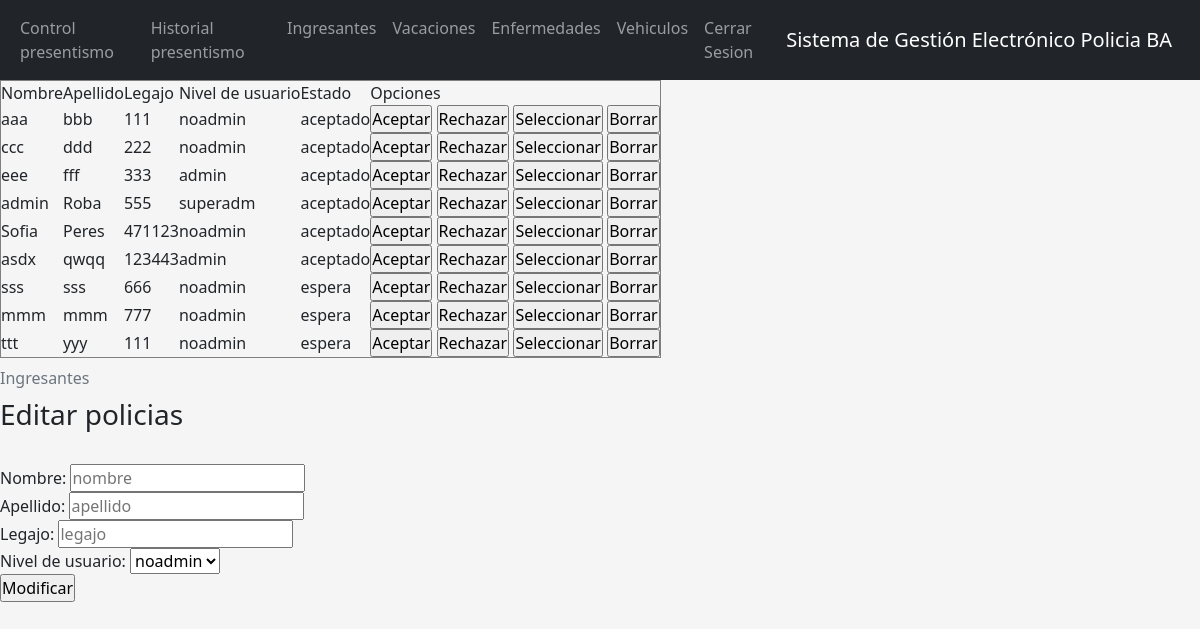
The app's page /administradores/ingresantes.php (signed in) with its own data.
### tables this page shows
CREATE TABLE `policias` (
  `policia_id` int(11) NOT NULL,
  `nombre` varchar(50) NOT NULL,
  `apellido` varchar(50) NOT NULL,
  `legajo` int(10) NOT NULL,
  `nivel_usuario` varchar(10) NOT NULL,
  `estado` varchar(10) NOT NULL,
  `servicio` varchar(10) DEFAULT NULL,
  `años_servicio` int(5) DEFAULT NULL,
  `dias_vacaciones` int(5) DEFAULT NULL
);

### administradores/ingresantes.php (the view, shortened to what this page needs)
<?php
    include("../conexion.php");
    $sql="SELECT * FROM policias WHERE estado <>'borrado'";
    $rta= mysqli_query($conexion,$sql) or
    die("Problemas en el select:".mysqli_error($conexion));
    $id = (isset($_REQUEST['id']))?$_REQUEST['id'] : "";
    $nombre= (isset($_REQUEST['nombre']))?$_REQUEST['nombre']:"";
    $apellido= (isset($_REQUEST['apellido']))?$_REQUEST['apellido']:"";;
    $legajo= (isset($_REQUEST['legajo']))?$_REQUEST['legajo']:"";
    $nivel_usuario= (isset($_REQUEST['nivel_usuario']))?$_REQUEST['nivel_usuario']:"";
    include("cabeceraA.php");
?>
    <table border="1" id="tabla">
        <caption>Ingresantes</caption>
        <thead>
            <tr>
                <td>Nombre</td>
                <td>Apellido</td>
                <td>Legajo</td>
                <td>Nivel de usuario</td>
                <td>Estado</td>
                <td>Opciones</td>
            </tr>
        </thead>
    <?php
        while ($mostrar = mysqli_fetch_array($rta))
        {
    ?>
        <tr>
            <td> <?php echo $mostrar['nombre'] ?> </td>
            <td> <?php echo $mostrar['apellido'] ?> </td>
            <td> <?php echo $mostrar['legajo'] ?> </td>
            <td> <?php echo $mostrar['nivel_usuario'] ?> </td>
            <td> <?php echo $mostrar['estado'] ?> </td>
            <td>
                <form method="POST">
                    <input type="submit" name="opcion" value="Aceptar">
                    <input type="submit" name="opcion" value="Rechazar">
                    <input type="submit" name="opcion" value="Seleccionar">
                    <input type="submit" name="opcion" value="Borrar">
                </form>
            </td>
        </tr>
    <?php
        }
    ?>
    </table>
    <form method="POST">
        <h3>Editar policias</h3>
        <input type="hidden" name="id" value="<?php echo $id;?>"><br>
        Nombre:
        <input type="text" name="nombre" value="<?php echo $nombre;?>" placeholder="nombre"><br>
        Apellido:
        <input type="text" name="apellido" value="<?php echo $apellido;?>" placeholder="apellido"><br>
        Legajo:
        <input type="text" name="legajo" value="<?php echo $legajo;?>" placeholder="legajo"><br>
        <?php if($_SESSION["nivel_usuario"]== "superadm"){?>
        Nivel de usuario:
        <select name="nivel_usuario">
            <option value="noadmin">noadmin</option>
        </select><br>
        <?php }
        else{   ?>
            <input type="hidden" name="nivel_usuario" value="<?php echo $nivel_usuario;?>">
        <?php
            }
        ?>
        <input type="submit" name="opcion" value="Modificar">
    </form>
</body>
</html>

### estilos/index.css (style rules this page uses)
* { padding: 0; margin: 0; }
body { background-color: whitesmoke; }

### records on screen
policias: nombre "aaa", apellido "bbb", legajo "111", nivel_usuario "noadmin", estado "aceptado"
policias: nombre "ccc", apellido "ddd", legajo "222", nivel_usuario "noadmin", estado "aceptado"
policias: nombre "eee", apellido "fff", legajo "333", nivel_usuario "admin", estado "aceptado"
policias: nombre "admin", apellido "Roba", legajo "555", nivel_usuario "superadm", estado "aceptado"
policias: nombre "Sofia", apellido "Peres", legajo "471123", nivel_usuario "noadmin", estado "aceptado"
policias: nombre "asdx", apellido "qwqq", legajo "123443", nivel_usuario "admin", estado "aceptado"
policias: nombre "sss", apellido "sss", legajo "666", nivel_usuario "noadmin", estado "espera"
policias: nombre "mmm", apellido "mmm", legajo "777", nivel_usuario "noadmin", estado "espera"
policias: nombre "ttt", apellido "yyy", legajo "111", nivel_usuario "noadmin", estado "espera"
